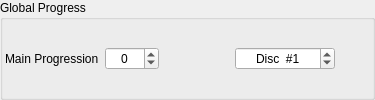
           <widget class="QGroupBox" name="groupBox_13">
            <property name="minimumSize">
             <size>
              <width>375</width>
              <height>0</height>
             </size>
            </property>
            <property name="title">
             <string>Global Progress</string>
            </property>
            <layout class="QHBoxLayout" name="horizontalLayout_64">
             <property name="leftMargin">
              <number>2</number>
             </property>
             <property name="topMargin">
              <number>2</number>
             </property>
             <property name="rightMargin">
              <number>2</number>
             </property>
             <property name="bottomMargin">
              <number>2</number>
             </property>
             <item>
              <widget class="QLabel" name="label_167">
               <property name="text">
                <string>Main Progression</string>
               </property>
              </widget>
             </item>
             <item>
              <widget class="QSpinBox" name="sb_mprogress">
               <property name="wrapping">
                <bool>true</bool>
               </property>
               <property name="alignment">
                <set>Qt::AlignCenter</set>
               </property>
               <property name="maximum">
                <number>2000</number>
               </property>
              </widget>
             </item>
             <item>
              <spacer name="horizontalSpacer_88">
               <property name="orientation">
                <enum>Qt::Horizontal</enum>
               </property>
               <property name="sizeHint" stdset="0">
                <size>
                 <width>40</width>
                 <height>20</height>
                </size>
               </property>
              </spacer>
             </item>
             <item>
              <widget class="QSpinBox" name="sb_curdisc">
               <property name="minimumSize">
                <size>
                 <width>100</width>
                 <height>18</height>
                </size>
               </property>
               <property name="wrapping">
                <bool>true</bool>
               </property>
               <property name="alignment">
                <set>Qt::AlignCenter</set>
               </property>
               <property name="prefix">
                <string>Disc  #</string>
               </property>
               <property name="minimum">
                <number>1</number>
               </property>
               <property name="maximum">
                <number>3</number>
               </property>
              </widget>
             </item>
             <item>
              <spacer name="horizontalSpacer_89">
               <property name="orientation">
                <enum>Qt::Horizontal</enum>
               </property>
               <property name="sizeType">
                <enum>QSizePolicy::Fixed</enum>
               </property>
               <property name="sizeHint" stdset="0">
                <size>
                 <width>35</width>
                 <height>20</height>
                </size>
               </property>
              </spacer>
             </item>
            </layout>
           </widget>
